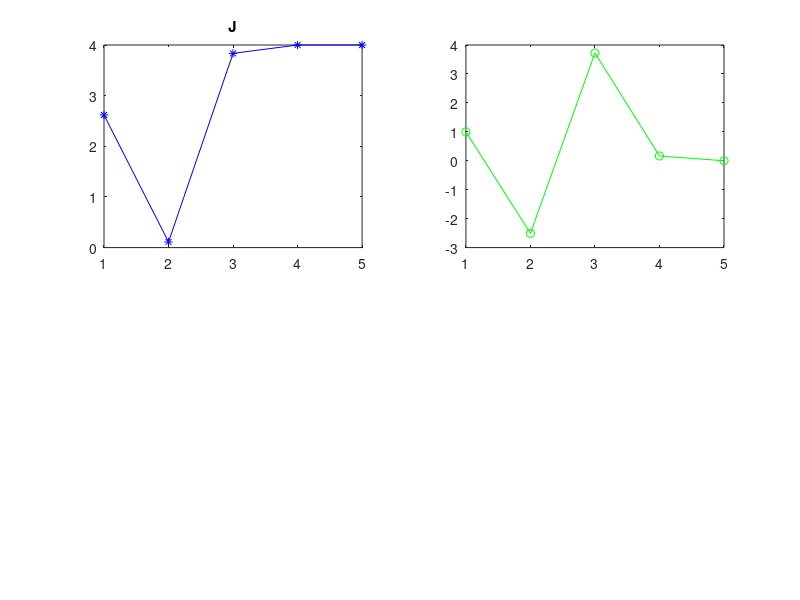

MATLAB code for this plot:
clc
clear all % focused gaussian beam calculator

r=2000;
S=16;%16*4;
MM=16;

M=512; %256
L1=M*15e-6; %3.84e-3; 
dx1=L1/M;
x1=-L1/2:dx1:L1/2-dx1; 
y1=x1;
lambda=1.064e-6;
k=2*pi/lambda; 
w=dx1*(160/2);

%%

bu = 0.2*(2*pi);
au = rand()*(2*pi);

u5 = exp(-1i*0)+exp(-1i*bu);
 
I5=(abs(u5).^2);

J(1,1) = I5;
% J(1,1) = J1(1,1)/JJ(1,1);
W(1,1)= 1;
D(1,1)= 1;
MU(1,1)=max(max(angle(bu)));
MaxI(1,1)=max(max((abs(I5).^2)));
MinI(1,1)=min(min((abs(I5).^2)));
diffUsave(:,:,1) = abs(au-bu);

for ii = 1:r
    
    u0 = exp(-1i*au)+exp(-1i*0);
    Intensity = abs(u0).^2;
    
    J(1,ii+1) = Intensity;
    
%     J(1,ii+1) = J1(1,ii+1)/JJ(1,ii+1);
    W(1,ii+1)=((J(1,ii+1) - J(1,ii)));% /mean(J)
    weight=(W(1,ii+1)); %->multithread 1/Jratio(1,ii+1)
    BB=abs(au-bu);
%     diffUsave = (au-bu)./weight;
%     diffU = (diffUsave);
%     diffU(isnan(diffU)) = 0;
%     diffUsave(isnan(diffUsave(:,:,ii+1)),ii+1) = 0;
    
%     if sum(sum(BB))<=0.01
%         break
%     end
    WM = (weight.*(BB)); %.*perturb.*rand([MM,MM])
%     diffU = (diffUsave(:,:,ii)-diffUsave(:,:,ii+1))/sign(W(1,ii)-W(1,ii+1));%
%     diffU = (diffUsave(:,:,ii+1))/sign(W(1,ii+1));
%     WM = weight.*(diffU);
%     WM = (weight.*diffUsave(:,:,ii+1)); %.*rand([MM,MM])
%     if (ii == 1)
%         WM = rand([MM,MM]).*(2*pi);
%     end
%     WM = rem((WM), (2*pi));   %.*(binornd(ones(16,16),ones(16,16)./2)-0.5).*(4*pi)
%     WM = WM./(max(max(WM))/(2*pi));
    D(1,ii+1) = sum(sum(WM))/sum(sum(au))+1;
    value(1,ii+1)=Intensity;
    bu = au;
%     bu = rem(bu, (2*pi));
%     aum = (au + weight);%2
    au = (au - WM);%2
%     au = rem(au, (2*pi));
%     au = (au+(au.*weight))/2;%2
%     MU(1,ii+1)=max(max(au))/(2*pi);
%     au = au./ MU(1,ii+1);
    if (min(min(au))<0)
        au = au - min(min(au));
    end
%     au = exp(-i./(MU(1,ii+1))*(au));%2 
%     au = au - min(min(au));
%     if rem(ii,30) == 0
%         au=au+((rand([MM,MM])-0.5)*(2*pi));%| MU(1,ii+1) == 0 30
%     end
    if W(1,ii+1) == 0 %& half == 0
        break
    end
%     if J(1,i+1) == inf | D(1,i+1) == inf
%         break
%     end
    
end

I3=(abs(u0).^2);

% % figure(8)                                                                                         % rescaled figure of J, delta J, change amount of au, cycle of au
% subplot(4,4,11);
% hold off
% plot(rescale(J),'b*-');                                                                             % cacluated J value during iterration
% hold on
% plot(rescale(W),'go-');                                                                             % improvement of output during iterration
% plot(rescale(D),'r^-');                                                                             % expectation of improvement of au
% plot(rescale(MU),'y^-');                                                                            % au's cycle count
% title('J'); 
% legend('J','del J','u diff','u max');%
% hold off

% figure(10) 
% subplot(4,4,14);
% hold off
% plot((J),'b*-'); 
% hold on
% plot((W),'go-'); 
% % plot(rescale(D),'r^-'); 
% % plot(rescale(MU),'y^-'); 
% title('J'); 
% legend('J','del J','u diff','u max');%
% hold off

figure(2) 
subplot(2,2,1);
plot(J,'b*-'); 
title('J'); 
subplot(2,2,2);
plot(W,'go-'); 
% title('(J(1,ii+1) - J(1,ii))/J(1,ii+1)'); 
% subplot(2,2,3);
% plot(D,'r^-');
% title('expectation of improvement of au'); 
% subplot(2,2,4);
% plot(MU,'y^-'); 
% title('cycle count'); 
